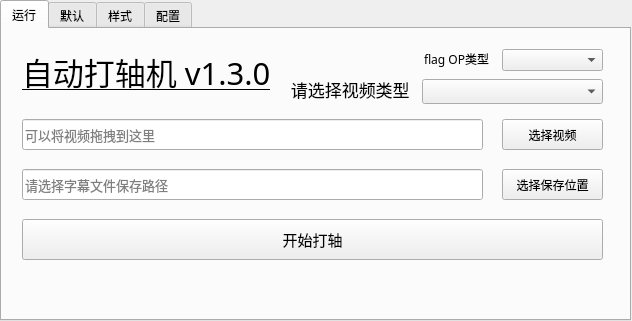
<?xml version="1.0" encoding="UTF-8"?>
<ui version="4.0">
 <class>AutoSubtitle</class>
 <widget class="QMainWindow" name="AutoSubtitle">
  <property name="enabled">
   <bool>true</bool>
  </property>
  <property name="geometry">
   <rect>
    <x>0</x>
    <y>0</y>
    <width>632</width>
    <height>321</height>
   </rect>
  </property>
  <property name="sizePolicy">
   <sizepolicy hsizetype="Fixed" vsizetype="Fixed">
    <horstretch>0</horstretch>
    <verstretch>0</verstretch>
   </sizepolicy>
  </property>
  <property name="mouseTracking">
   <bool>false</bool>
  </property>
  <property name="contextMenuPolicy">
   <enum>Qt::NoContextMenu</enum>
  </property>
  <property name="windowTitle">
   <string>AutoSubtitle</string>
  </property>
  <property name="unifiedTitleAndToolBarOnMac">
   <bool>false</bool>
  </property>
  <widget class="QWidget" name="centralwidget">
   <widget class="QTabWidget" name="tabWidget">
    <property name="enabled">
     <bool>true</bool>
    </property>
    <property name="geometry">
     <rect>
      <x>0</x>
      <y>0</y>
      <width>631</width>
      <height>321</height>
     </rect>
    </property>
    <property name="font">
     <font>
      <family>Microsoft YaHei</family>
     </font>
    </property>
    <property name="cursor">
     <cursorShape>ArrowCursor</cursorShape>
    </property>
    <property name="layoutDirection">
     <enum>Qt::LeftToRight</enum>
    </property>
    <property name="autoFillBackground">
     <bool>false</bool>
    </property>
    <property name="styleSheet">
     <string notr="true"/>
    </property>
    <property name="tabPosition">
     <enum>QTabWidget::North</enum>
    </property>
    <property name="currentIndex">
     <number>0</number>
    </property>
    <widget class="QWidget" name="runsub">
     <property name="enabled">
      <bool>true</bool>
     </property>
     <property name="acceptDrops">
      <bool>false</bool>
     </property>
     <property name="autoFillBackground">
      <bool>false</bool>
     </property>
     <attribute name="title">
      <string>运行</string>
     </attribute>
     <widget class="QLabel" name="Title">
      <property name="enabled">
       <bool>true</bool>
      </property>
      <property name="geometry">
       <rect>
        <x>20</x>
        <y>20</y>
        <width>341</width>
        <height>41</height>
       </rect>
      </property>
      <property name="font">
       <font>
        <family>Microsoft YaHei</family>
        <pointsize>23</pointsize>
        <bold>false</bold>
        <stylestrategy>PreferDefault</stylestrategy>
        <kerning>true</kerning>
       </font>
      </property>
      <property name="mouseTracking">
       <bool>true</bool>
      </property>
      <property name="styleSheet">
       <string notr="true"/>
      </property>
      <property name="text">
       <string>&lt;html&gt;&lt;head/&gt;&lt;body&gt;&lt;p&gt;&lt;a href=&quot;https://github.com/Echoosx/AutoSubtitle&quot;&gt;&lt;span style=&quot; color:#000000;&quot;&gt;自动打轴机 v1.3.0&lt;/span&gt;&lt;/a&gt;&lt;/p&gt;&lt;/body&gt;&lt;/html&gt;</string>
      </property>
     </widget>
     <widget class="DragAcceptableQLine" name="VideoPathEdit">
      <property name="geometry">
       <rect>
        <x>20</x>
        <y>90</y>
        <width>461</width>
        <height>31</height>
       </rect>
      </property>
      <property name="font">
       <font>
        <family>Microsoft YaHei</family>
        <pointsize>10</pointsize>
       </font>
      </property>
      <property name="statusTip">
       <string/>
      </property>
      <property name="readOnly">
       <bool>true</bool>
      </property>
      <property name="placeholderText">
       <string>可以将视频拖拽到这里</string>
      </property>
     </widget>
     <widget class="QToolButton" name="chooseButton">
      <property name="geometry">
       <rect>
        <x>500</x>
        <y>90</y>
        <width>101</width>
        <height>31</height>
       </rect>
      </property>
      <property name="font">
       <font>
        <family>Microsoft YaHei</family>
       </font>
      </property>
      <property name="contextMenuPolicy">
       <enum>Qt::DefaultContextMenu</enum>
      </property>
      <property name="text">
       <string>选择视频</string>
      </property>
     </widget>
     <widget class="QComboBox" name="videoTypeList">
      <property name="geometry">
       <rect>
        <x>420</x>
        <y>50</y>
        <width>181</width>
        <height>25</height>
       </rect>
      </property>
      <property name="font">
       <font>
        <family>Microsoft YaHei</family>
       </font>
      </property>
      <property name="mouseTracking">
       <bool>true</bool>
      </property>
     </widget>
     <widget class="QLineEdit" name="SubtitleSavePathEdit">
      <property name="geometry">
       <rect>
        <x>20</x>
        <y>140</y>
        <width>461</width>
        <height>31</height>
       </rect>
      </property>
      <property name="font">
       <font>
        <family>Microsoft YaHei</family>
        <pointsize>10</pointsize>
       </font>
      </property>
      <property name="acceptDrops">
       <bool>false</bool>
      </property>
      <property name="readOnly">
       <bool>false</bool>
      </property>
      <property name="placeholderText">
       <string>请选择字幕文件保存路径</string>
      </property>
     </widget>
     <widget class="QLabel" name="Title_2">
      <property name="enabled">
       <bool>true</bool>
      </property>
      <property name="geometry">
       <rect>
        <x>280</x>
        <y>50</y>
        <width>131</width>
        <height>21</height>
       </rect>
      </property>
      <property name="font">
       <font>
        <family>Microsoft YaHei</family>
        <pointsize>13</pointsize>
        <stylestrategy>PreferDefault</stylestrategy>
        <kerning>true</kerning>
       </font>
      </property>
      <property name="text">
       <string>  请选择视频类型</string>
      </property>
     </widget>
     <widget class="QToolButton" name="saveButton">
      <property name="geometry">
       <rect>
        <x>500</x>
        <y>140</y>
        <width>101</width>
        <height>31</height>
       </rect>
      </property>
      <property name="font">
       <font>
        <family>Microsoft YaHei</family>
       </font>
      </property>
      <property name="text">
       <string>选择保存位置</string>
      </property>
     </widget>
     <widget class="QPushButton" name="startButton">
      <property name="geometry">
       <rect>
        <x>20</x>
        <y>190</y>
        <width>581</width>
        <height>41</height>
       </rect>
      </property>
      <property name="font">
       <font>
        <family>Microsoft YaHei</family>
        <pointsize>11</pointsize>
        <italic>false</italic>
        <bold>false</bold>
        <kerning>true</kerning>
       </font>
      </property>
      <property name="cursor">
       <cursorShape>ArrowCursor</cursorShape>
      </property>
      <property name="mouseTracking">
       <bool>false</bool>
      </property>
      <property name="styleSheet">
       <string notr="true"/>
      </property>
      <property name="text">
       <string>开始打轴</string>
      </property>
      <property name="autoRepeat">
       <bool>false</bool>
      </property>
      <property name="autoRepeatDelay">
       <number>301</number>
      </property>
      <property name="autoDefault">
       <bool>false</bool>
      </property>
     </widget>
     <widget class="QComboBox" name="FlagOPcomboBox">
      <property name="geometry">
       <rect>
        <x>500</x>
        <y>20</y>
        <width>101</width>
        <height>22</height>
       </rect>
      </property>
     </widget>
     <widget class="QLabel" name="label_8">
      <property name="geometry">
       <rect>
        <x>422</x>
        <y>20</y>
        <width>71</width>
        <height>20</height>
       </rect>
      </property>
      <property name="autoFillBackground">
       <bool>false</bool>
      </property>
      <property name="text">
       <string>flag OP类型</string>
      </property>
     </widget>
     <zorder>Title</zorder>
     <zorder>VideoPathEdit</zorder>
     <zorder>videoTypeList</zorder>
     <zorder>SubtitleSavePathEdit</zorder>
     <zorder>Title_2</zorder>
     <zorder>saveButton</zorder>
     <zorder>startButton</zorder>
     <zorder>chooseButton</zorder>
     <zorder>FlagOPcomboBox</zorder>
     <zorder>label_8</zorder>
    </widget>
    <widget class="QWidget" name="default">
     <attribute name="title">
      <string>默认</string>
     </attribute>
     <widget class="QPushButton" name="saveDefaultButton">
      <property name="geometry">
       <rect>
        <x>210</x>
        <y>150</y>
        <width>171</width>
        <height>41</height>
       </rect>
      </property>
      <property name="font">
       <font>
        <family>Microsoft YaHei</family>
        <pointsize>10</pointsize>
       </font>
      </property>
      <property name="text">
       <string>保存</string>
      </property>
     </widget>
     <widget class="QLabel" name="label">
      <property name="geometry">
       <rect>
        <x>20</x>
        <y>110</y>
        <width>361</width>
        <height>41</height>
       </rect>
      </property>
      <property name="font">
       <font>
        <family>Microsoft YaHei</family>
        <pointsize>10</pointsize>
       </font>
      </property>
      <property name="text">
       <string>注：保存后，下次运行会默认使用当前设定</string>
      </property>
     </widget>
     <widget class="QRadioButton" name="flagRadioButton">
      <property name="geometry">
       <rect>
        <x>120</x>
        <y>20</y>
        <width>110</width>
        <height>20</height>
       </rect>
      </property>
      <property name="font">
       <font>
        <family>Microsoft YaHei</family>
       </font>
      </property>
      <property name="text">
       <string>全力回避flag酱</string>
      </property>
      <property name="checked">
       <bool>true</bool>
      </property>
      <attribute name="buttonGroup">
       <string notr="true">defaultVideoTypeGroup</string>
      </attribute>
     </widget>
     <widget class="QRadioButton" name="mixedRadioButton">
      <property name="geometry">
       <rect>
        <x>240</x>
        <y>20</y>
        <width>95</width>
        <height>20</height>
       </rect>
      </property>
      <property name="font">
       <font>
        <family>Microsoft YaHei</family>
       </font>
      </property>
      <property name="text">
       <string>混血万事屋</string>
      </property>
      <property name="checked">
       <bool>false</bool>
      </property>
      <attribute name="buttonGroup">
       <string notr="true">defaultVideoTypeGroup</string>
      </attribute>
     </widget>
     <widget class="QLabel" name="label_3">
      <property name="geometry">
       <rect>
        <x>20</x>
        <y>10</y>
        <width>111</width>
        <height>41</height>
       </rect>
      </property>
      <property name="font">
       <font>
        <family>Microsoft YaHei</family>
        <pointsize>10</pointsize>
       </font>
      </property>
      <property name="text">
       <string>默认视频类型：</string>
      </property>
     </widget>
     <widget class="QLabel" name="label_5">
      <property name="geometry">
       <rect>
        <x>20</x>
        <y>70</y>
        <width>91</width>
        <height>41</height>
       </rect>
      </property>
      <property name="font">
       <font>
        <family>Microsoft YaHei</family>
        <pointsize>10</pointsize>
       </font>
      </property>
      <property name="text">
       <string>默认字幕文本：</string>
      </property>
     </widget>
     <widget class="QRadioButton" name="useDebugSubtextRadioButton">
      <property name="geometry">
       <rect>
        <x>120</x>
        <y>80</y>
        <width>95</width>
        <height>20</height>
       </rect>
      </property>
      <property name="font">
       <font>
        <family>Microsoft YaHei</family>
       </font>
      </property>
      <property name="text">
       <string>示范性字幕n</string>
      </property>
      <property name="checked">
       <bool>true</bool>
      </property>
      <attribute name="buttonGroup">
       <string notr="true">isDebugSubtextGroup</string>
      </attribute>
     </widget>
     <widget class="QRadioButton" name="unuseDebugSubtextRadioButton">
      <property name="geometry">
       <rect>
        <x>240</x>
        <y>80</y>
        <width>95</width>
        <height>20</height>
       </rect>
      </property>
      <property name="font">
       <font>
        <family>Microsoft YaHei</family>
       </font>
      </property>
      <property name="text">
       <string>空白</string>
      </property>
      <property name="checkable">
       <bool>true</bool>
      </property>
      <property name="checked">
       <bool>false</bool>
      </property>
      <attribute name="buttonGroup">
       <string notr="true">isDebugSubtextGroup</string>
      </attribute>
     </widget>
     <widget class="QRadioButton" name="HN_whiteRadioButton">
      <property name="geometry">
       <rect>
        <x>340</x>
        <y>20</y>
        <width>51</width>
        <height>20</height>
       </rect>
      </property>
      <property name="font">
       <font>
        <family>Microsoft YaHei</family>
       </font>
      </property>
      <property name="text">
       <string>HN</string>
      </property>
      <property name="checked">
       <bool>false</bool>
      </property>
      <attribute name="buttonGroup">
       <string notr="true">defaultVideoTypeGroup</string>
      </attribute>
     </widget>
     <widget class="QRadioButton" name="HN_colorRadioButton">
      <property name="geometry">
       <rect>
        <x>400</x>
        <y>20</y>
        <width>71</width>
        <height>20</height>
       </rect>
      </property>
      <property name="font">
       <font>
        <family>Microsoft YaHei</family>
       </font>
      </property>
      <property name="text">
       <string>HN彩色</string>
      </property>
      <property name="checked">
       <bool>false</bool>
      </property>
      <attribute name="buttonGroup">
       <string notr="true">defaultVideoTypeGroup</string>
      </attribute>
     </widget>
     <widget class="QRadioButton" name="HN_gameRadioButton">
      <property name="geometry">
       <rect>
        <x>480</x>
        <y>20</y>
        <width>81</width>
        <height>20</height>
       </rect>
      </property>
      <property name="font">
       <font>
        <family>Microsoft YaHei</family>
       </font>
      </property>
      <property name="text">
       <string>HN Game</string>
      </property>
      <property name="checked">
       <bool>false</bool>
      </property>
      <attribute name="buttonGroup">
       <string notr="true">defaultVideoTypeGroup</string>
      </attribute>
     </widget>
     <widget class="QRadioButton" name="parakoRadioButton">
      <property name="enabled">
       <bool>true</bool>
      </property>
      <property name="geometry">
       <rect>
        <x>120</x>
        <y>50</y>
        <width>91</width>
        <height>20</height>
       </rect>
      </property>
      <property name="font">
       <font>
        <family>Microsoft YaHei</family>
       </font>
      </property>
      <property name="cursor">
       <cursorShape>ArrowCursor</cursorShape>
      </property>
      <property name="text">
       <string>超能力高校</string>
      </property>
      <property name="checked">
       <bool>false</bool>
      </property>
      <attribute name="buttonGroup">
       <string notr="true">defaultVideoTypeGroup</string>
      </attribute>
     </widget>
    </widget>
    <widget class="QWidget" name="style">
     <attribute name="title">
      <string>样式</string>
     </attribute>
     <widget class="QLabel" name="label_2">
      <property name="geometry">
       <rect>
        <x>410</x>
        <y>10</y>
        <width>41</width>
        <height>21</height>
       </rect>
      </property>
      <property name="font">
       <font>
        <family>Microsoft YaHei</family>
        <pointsize>10</pointsize>
       </font>
      </property>
      <property name="text">
       <string>样式表</string>
      </property>
     </widget>
     <widget class="QPlainTextEdit" name="styleSheetEdit">
      <property name="geometry">
       <rect>
        <x>20</x>
        <y>80</y>
        <width>461</width>
        <height>201</height>
       </rect>
      </property>
      <property name="font">
       <font>
        <family>Microsoft YaHei</family>
        <pointsize>10</pointsize>
       </font>
      </property>
      <property name="plainText">
       <string/>
      </property>
     </widget>
     <widget class="QPushButton" name="saveStyleSheetButton">
      <property name="geometry">
       <rect>
        <x>500</x>
        <y>250</y>
        <width>111</width>
        <height>31</height>
       </rect>
      </property>
      <property name="text">
       <string>保存</string>
      </property>
     </widget>
     <widget class="QPushButton" name="defaultStyleSheetButton">
      <property name="geometry">
       <rect>
        <x>500</x>
        <y>210</y>
        <width>111</width>
        <height>31</height>
       </rect>
      </property>
      <property name="text">
       <string>重置</string>
      </property>
     </widget>
     <widget class="QLabel" name="label_4">
      <property name="geometry">
       <rect>
        <x>490</x>
        <y>80</y>
        <width>131</width>
        <height>121</height>
       </rect>
      </property>
      <property name="text">
       <string>本处可修改生成字幕文
件的默认样式表。</string>
      </property>
      <property name="alignment">
       <set>Qt::AlignLeading|Qt::AlignLeft|Qt::AlignTop</set>
      </property>
     </widget>
     <widget class="QComboBox" name="styleTypeList">
      <property name="geometry">
       <rect>
        <x>460</x>
        <y>10</y>
        <width>151</width>
        <height>22</height>
       </rect>
      </property>
     </widget>
     <widget class="DragAcceptableQLine" name="StylePathEdit">
      <property name="geometry">
       <rect>
        <x>20</x>
        <y>40</y>
        <width>461</width>
        <height>31</height>
       </rect>
      </property>
      <property name="font">
       <font>
        <family>Microsoft YaHei</family>
        <pointsize>10</pointsize>
       </font>
      </property>
      <property name="statusTip">
       <string/>
      </property>
      <property name="text">
       <string/>
      </property>
      <property name="readOnly">
       <bool>true</bool>
      </property>
      <property name="placeholderText">
       <string>从文件导入，可将文件拖曳至这里</string>
      </property>
     </widget>
     <widget class="QToolButton" name="StyleChooseButton">
      <property name="geometry">
       <rect>
        <x>500</x>
        <y>40</y>
        <width>111</width>
        <height>31</height>
       </rect>
      </property>
      <property name="font">
       <font>
        <family>Microsoft YaHei</family>
       </font>
      </property>
      <property name="contextMenuPolicy">
       <enum>Qt::DefaultContextMenu</enum>
      </property>
      <property name="text">
       <string>选择文件</string>
      </property>
     </widget>
    </widget>
    <widget class="QWidget" name="config">
     <property name="enabled">
      <bool>true</bool>
     </property>
     <attribute name="title">
      <string>配置</string>
     </attribute>
     <widget class="QPlainTextEdit" name="configSheetEdit">
      <property name="geometry">
       <rect>
        <x>20</x>
        <y>40</y>
        <width>221</width>
        <height>241</height>
       </rect>
      </property>
      <property name="font">
       <font>
        <family>Microsoft YaHei</family>
        <pointsize>10</pointsize>
       </font>
      </property>
      <property name="plainText">
       <string/>
      </property>
     </widget>
     <widget class="QComboBox" name="configTypeList">
      <property name="geometry">
       <rect>
        <x>460</x>
        <y>10</y>
        <width>151</width>
        <height>22</height>
       </rect>
      </property>
     </widget>
     <widget class="QLabel" name="label_7">
      <property name="geometry">
       <rect>
        <x>490</x>
        <y>80</y>
        <width>131</width>
        <height>121</height>
       </rect>
      </property>
      <property name="text">
       <string>本页可修改打轴机颜色
识别配置文件
左侧为配置文件编辑区
右侧为颜色调试区</string>
      </property>
      <property name="alignment">
       <set>Qt::AlignLeading|Qt::AlignLeft|Qt::AlignTop</set>
      </property>
     </widget>
     <widget class="QPushButton" name="defaultConfigSheetButton">
      <property name="geometry">
       <rect>
        <x>500</x>
        <y>210</y>
        <width>111</width>
        <height>31</height>
       </rect>
      </property>
      <property name="text">
       <string>重置</string>
      </property>
     </widget>
     <widget class="QPushButton" name="saveConfigSheetButton">
      <property name="geometry">
       <rect>
        <x>500</x>
        <y>250</y>
        <width>111</width>
        <height>31</height>
       </rect>
      </property>
      <property name="text">
       <string>保存</string>
      </property>
     </widget>
     <widget class="QPlainTextEdit" name="configColorOutput">
      <property name="geometry">
       <rect>
        <x>260</x>
        <y>80</y>
        <width>221</width>
        <height>201</height>
       </rect>
      </property>
      <property name="font">
       <font>
        <family>Microsoft YaHei</family>
        <pointsize>10</pointsize>
       </font>
      </property>
      <property name="plainText">
       <string/>
      </property>
     </widget>
     <widget class="DragAcceptableQLine" name="ColorPathEdit">
      <property name="geometry">
       <rect>
        <x>260</x>
        <y>40</y>
        <width>221</width>
        <height>31</height>
       </rect>
      </property>
      <property name="font">
       <font>
        <family>Microsoft YaHei</family>
        <pointsize>10</pointsize>
       </font>
      </property>
      <property name="statusTip">
       <string/>
      </property>
      <property name="text">
       <string/>
      </property>
      <property name="readOnly">
       <bool>true</bool>
      </property>
      <property name="placeholderText">
       <string>从文件导入，可将文件拖曳至这里</string>
      </property>
     </widget>
     <widget class="QToolButton" name="ColorChooseButton">
      <property name="geometry">
       <rect>
        <x>500</x>
        <y>40</y>
        <width>111</width>
        <height>31</height>
       </rect>
      </property>
      <property name="font">
       <font>
        <family>Microsoft YaHei</family>
       </font>
      </property>
      <property name="contextMenuPolicy">
       <enum>Qt::DefaultContextMenu</enum>
      </property>
      <property name="text">
       <string>选择图片</string>
      </property>
     </widget>
     <widget class="QLabel" name="label_6">
      <property name="geometry">
       <rect>
        <x>370</x>
        <y>10</y>
        <width>81</width>
        <height>21</height>
       </rect>
      </property>
      <property name="font">
       <font>
        <family>Microsoft YaHei</family>
        <pointsize>10</pointsize>
       </font>
      </property>
      <property name="text">
       <string>颜色配置文件</string>
      </property>
     </widget>
    </widget>
   </widget>
  </widget>
 </widget>
 <customwidgets>
  <customwidget>
   <class>DragAcceptableQLine</class>
   <extends>QLineEdit</extends>
   <header>DragAcceptableQLine</header>
   <slots>
    <signal>dropAccepted()</signal>
   </slots>
  </customwidget>
 </customwidgets>
 <resources/>
 <connections>
  <connection>
   <sender>chooseButton</sender>
   <signal>clicked()</signal>
   <receiver>AutoSubtitle</receiver>
   <slot>raiseOpenFile()</slot>
   <hints>
    <hint type="sourcelabel">
     <x>504</x>
     <y>139</y>
    </hint>
    <hint type="destinationlabel">
     <x>411</x>
     <y>102</y>
    </hint>
   </hints>
  </connection>
  <connection>
   <sender>saveButton</sender>
   <signal>clicked()</signal>
   <receiver>AutoSubtitle</receiver>
   <slot>raiseSaveFile()</slot>
   <hints>
    <hint type="sourcelabel">
     <x>504</x>
     <y>189</y>
    </hint>
    <hint type="destinationlabel">
     <x>484</x>
     <y>130</y>
    </hint>
   </hints>
  </connection>
  <connection>
   <sender>startButton</sender>
   <signal>clicked()</signal>
   <receiver>AutoSubtitle</receiver>
   <slot>tryToStart()</slot>
   <hints>
    <hint type="sourcelabel">
     <x>288</x>
     <y>239</y>
    </hint>
    <hint type="destinationlabel">
     <x>404</x>
     <y>152</y>
    </hint>
   </hints>
  </connection>
  <connection>
   <sender>SubtitleSavePathEdit</sender>
   <signal>editingFinished()</signal>
   <receiver>AutoSubtitle</receiver>
   <slot>updateSavePath()</slot>
   <hints>
    <hint type="sourcelabel">
     <x>108</x>
     <y>189</y>
    </hint>
    <hint type="destinationlabel">
     <x>25</x>
     <y>135</y>
    </hint>
   </hints>
  </connection>
  <connection>
   <sender>videoTypeList</sender>
   <signal>currentIndexChanged(int)</signal>
   <receiver>AutoSubtitle</receiver>
   <slot>updateVideoType()</slot>
   <hints>
    <hint type="sourcelabel">
     <x>549</x>
     <y>99</y>
    </hint>
    <hint type="destinationlabel">
     <x>572</x>
     <y>168</y>
    </hint>
   </hints>
  </connection>
  <connection>
   <sender>VideoPathEdit</sender>
   <signal>dropAccepted()</signal>
   <receiver>AutoSubtitle</receiver>
   <slot>updateOpenPath()</slot>
   <hints>
    <hint type="sourcelabel">
     <x>296</x>
     <y>144</y>
    </hint>
    <hint type="destinationlabel">
     <x>293</x>
     <y>47</y>
    </hint>
   </hints>
  </connection>
  <connection>
   <sender>defaultStyleSheetButton</sender>
   <signal>clicked()</signal>
   <receiver>AutoSubtitle</receiver>
   <slot>defaultStyleSheet()</slot>
   <hints>
    <hint type="sourcelabel">
     <x>557</x>
     <y>249</y>
    </hint>
    <hint type="destinationlabel">
     <x>315</x>
     <y>140</y>
    </hint>
   </hints>
  </connection>
  <connection>
   <sender>saveStyleSheetButton</sender>
   <signal>clicked()</signal>
   <receiver>AutoSubtitle</receiver>
   <slot>saveStyleSheet()</slot>
   <hints>
    <hint type="sourcelabel">
     <x>557</x>
     <y>289</y>
    </hint>
    <hint type="destinationlabel">
     <x>315</x>
     <y>140</y>
    </hint>
   </hints>
  </connection>
  <connection>
   <sender>saveDefaultButton</sender>
   <signal>clicked()</signal>
   <receiver>AutoSubtitle</receiver>
   <slot>saveDefaultConfig()</slot>
   <hints>
    <hint type="sourcelabel">
     <x>301</x>
     <y>215</y>
    </hint>
    <hint type="destinationlabel">
     <x>315</x>
     <y>140</y>
    </hint>
   </hints>
  </connection>
  <connection>
   <sender>FlagOPcomboBox</sender>
   <signal>currentIndexChanged(int)</signal>
   <receiver>AutoSubtitle</receiver>
   <slot>updateOPstyle()</slot>
   <hints>
    <hint type="sourcelabel">
     <x>529</x>
     <y>55</y>
    </hint>
    <hint type="destinationlabel">
     <x>485</x>
     <y>-63</y>
    </hint>
   </hints>
  </connection>
  <connection>
   <sender>styleTypeList</sender>
   <signal>currentIndexChanged(int)</signal>
   <receiver>AutoSubtitle</receiver>
   <slot>updateStyleType()</slot>
   <hints>
    <hint type="sourcelabel">
     <x>547</x>
     <y>50</y>
    </hint>
    <hint type="destinationlabel">
     <x>296</x>
     <y>-4</y>
    </hint>
   </hints>
  </connection>
  <connection>
   <sender>configTypeList</sender>
   <signal>currentIndexChanged(int)</signal>
   <receiver>AutoSubtitle</receiver>
   <slot>updateConfigType()</slot>
   <hints>
    <hint type="sourcelabel">
     <x>512</x>
     <y>50</y>
    </hint>
    <hint type="destinationlabel">
     <x>467</x>
     <y>-187</y>
    </hint>
   </hints>
  </connection>
  <connection>
   <sender>StyleChooseButton</sender>
   <signal>clicked()</signal>
   <receiver>AutoSubtitle</receiver>
   <slot>raiseStyleSelect()</slot>
   <hints>
    <hint type="sourcelabel">
     <x>602</x>
     <y>85</y>
    </hint>
    <hint type="destinationlabel">
     <x>433</x>
     <y>-106</y>
    </hint>
   </hints>
  </connection>
  <connection>
   <sender>StylePathEdit</sender>
   <signal>dropAccepted()</signal>
   <receiver>AutoSubtitle</receiver>
   <slot>updateStyleSheet()</slot>
   <hints>
    <hint type="sourcelabel">
     <x>126</x>
     <y>82</y>
    </hint>
    <hint type="destinationlabel">
     <x>249</x>
     <y>-148</y>
    </hint>
   </hints>
  </connection>
  <connection>
   <sender>ColorPathEdit</sender>
   <signal>dropAccepted()</signal>
   <receiver>AutoSubtitle</receiver>
   <slot>raiseGetColor()</slot>
   <hints>
    <hint type="sourcelabel">
     <x>423</x>
     <y>86</y>
    </hint>
    <hint type="destinationlabel">
     <x>401</x>
     <y>-97</y>
    </hint>
   </hints>
  </connection>
  <connection>
   <sender>ColorChooseButton</sender>
   <signal>clicked()</signal>
   <receiver>AutoSubtitle</receiver>
   <slot>raiseImageSelect()</slot>
   <hints>
    <hint type="sourcelabel">
     <x>567</x>
     <y>82</y>
    </hint>
    <hint type="destinationlabel">
     <x>441</x>
     <y>-21</y>
    </hint>
   </hints>
  </connection>
  <connection>
   <sender>defaultConfigSheetButton</sender>
   <signal>clicked()</signal>
   <receiver>AutoSubtitle</receiver>
   <slot>defaultConfigSheet()</slot>
   <hints>
    <hint type="sourcelabel">
     <x>545</x>
     <y>258</y>
    </hint>
    <hint type="destinationlabel">
     <x>541</x>
     <y>-62</y>
    </hint>
   </hints>
  </connection>
  <connection>
   <sender>saveConfigSheetButton</sender>
   <signal>clicked()</signal>
   <receiver>AutoSubtitle</receiver>
   <slot>saveConfigSheet()</slot>
   <hints>
    <hint type="sourcelabel">
     <x>573</x>
     <y>300</y>
    </hint>
    <hint type="destinationlabel">
     <x>561</x>
     <y>-69</y>
    </hint>
   </hints>
  </connection>
 </connections>
 <slots>
  <slot>raiseOpenFile()</slot>
  <slot>raiseSaveFile()</slot>
  <slot>tryToStart()</slot>
  <slot>updateOpenPath()</slot>
  <slot>updateSavePath()</slot>
  <slot>saveDefaultConfig()</slot>
  <slot>updateVideoType()</slot>
  <slot>updateOPstyle()</slot>
  <slot>setSavePathToDefault()</slot>
  <slot>updateStyleType()</slot>
  <slot>updateConfigType()</slot>
  <slot>raiseStyleSelect()</slot>
  <slot>updateStyleSheet()</slot>
  <slot>raiseGetColor()</slot>
  <slot>raiseImageSelect()</slot>
  <slot>defaultConfigSheet()</slot>
  <slot>saveConfigSheet()</slot>
 </slots>
 <buttongroups>
  <buttongroup name="defaultVideoTypeGroup"/>
  <buttongroup name="isDebugSubtextGroup"/>
 </buttongroups>
</ui>
